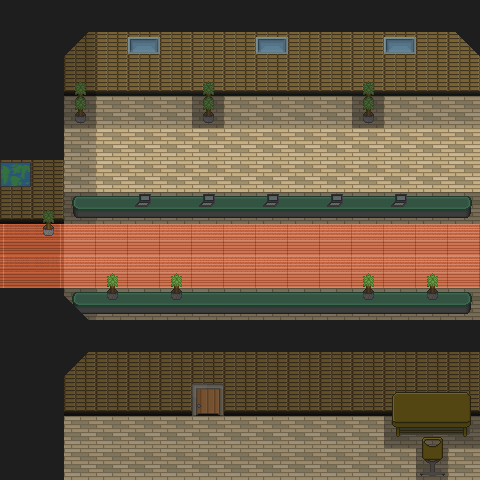

A 2D game scene composited from a Tiled map and its tileset images. What follows is a short description and the map's XML, with every tile layer's data as written:
An orthogonal 15x15 tile map with 32x32 px tiles, 7 tile layers (ground, Props, Props2, Wall, ...), 2 tilesets and 5 objects.

<map version="1.0" orientation="orthogonal" renderorder="right-down" width="15" height="15" tilewidth="32" tileheight="32" nextobjectid="1">
 <tileset firstgid="1" name="tileset2" tilewidth="32" tileheight="32" tilecount="128" columns="8">
  <image source="../Sprites/tileset2.png" width="256" height="512" />
  <tile id="9">
   <objectgroup draworder="index">
    <object id="1" x="-0.0909091" y="-0.272727" width="32" height="32.3636" />
   </objectgroup>
  </tile>
  <tile id="10">
   <objectgroup draworder="index">
    <object id="1" x="-0.0909091" y="0" width="31.9091" height="28.7273" />
   </objectgroup>
  </tile>
  <tile id="17">
   <objectgroup draworder="index">
    <object id="1" x="0.0909091" y="0" width="32" height="31.9091" />
   </objectgroup>
  </tile>
  <tile id="18">
   <objectgroup draworder="index">
    <object id="1" x="1.11022e-16" y="-0.0909091" width="32" height="29.3636" />
   </objectgroup>
  </tile>
 </tileset>
 <tileset firstgid="129" name="tileset" tilewidth="32" tileheight="32" tilecount="128" columns="8">
  <image source="../Sprites/tileset.png" width="256" height="512" />
  <tile id="9">
   <objectgroup draworder="index">
    <object id="1" x="-2.22045e-16" y="-0.0909091" width="32.0909" height="32.0909" />
   </objectgroup>
  </tile>
 </tileset>
 <layer name="ground" width="15" height="15">
  <data encoding="csv">
27,27,27,27,27,27,27,27,27,27,27,27,27,27,27,
27,27,27,27,27,27,27,27,27,27,27,27,27,27,27,
27,27,26,26,26,26,26,26,26,26,26,26,26,26,26,
27,27,27,27,27,27,27,27,27,27,27,27,27,27,27,
27,27,27,26,26,26,26,26,26,26,26,26,26,26,26,
27,27,27,26,26,26,26,26,26,26,26,26,26,26,26,
27,27,27,26,26,26,26,26,26,26,26,26,26,26,26,
27,27,26,26,26,26,26,26,26,26,26,26,26,26,26,
27,27,26,26,26,26,26,26,26,26,26,26,26,26,26,
27,27,27,26,26,26,26,26,26,26,26,26,26,26,26,
27,27,27,26,26,26,26,26,26,26,26,26,26,26,26,
27,27,27,26,26,26,26,26,26,26,26,26,26,26,26,
27,27,27,26,26,26,26,26,26,26,26,26,26,26,26,
27,27,27,27,27,27,27,27,27,27,27,27,27,27,27,
27,27,27,27,27,27,27,27,27,27,27,27,27,27,27
</data>
 </layer>
 <layer name="Props" width="15" height="15">
  <data encoding="csv">
0,0,0,0,0,0,0,0,0,0,0,0,0,0,0,
0,0,0,0,0,0,0,0,0,0,0,0,0,0,0,
0,0,0,0,0,0,0,0,0,0,0,0,0,0,0,
0,0,54,0,0,0,54,0,0,0,0,54,0,0,0,
0,0,0,0,0,0,0,0,0,0,0,0,0,0,0,
0,0,0,0,0,0,0,0,0,0,0,0,0,0,0,
0,0,50,51,51,51,51,51,51,51,51,51,51,51,52,
3,1,2,2,2,2,2,2,2,2,2,2,2,2,2,
3,1,2,2,2,2,2,2,2,2,2,2,2,2,2,
0,0,50,51,51,51,51,51,51,51,51,51,51,51,52,
0,0,0,0,0,0,0,0,0,0,0,0,0,0,0,
0,0,0,0,0,0,0,0,0,0,0,0,0,0,0,
0,0,0,0,0,0,0,0,0,0,0,0,0,0,0,
0,0,0,0,0,0,0,0,0,0,0,0,241,242,243,
0,0,0,0,0,0,0,0,0,0,0,0,0,0,0
</data>
 </layer>
 <layer name="Props2" width="15" height="15">
  <data encoding="csv">
0,0,0,0,0,0,0,0,0,0,0,0,0,0,0,
0,0,0,0,0,0,0,0,0,0,0,0,0,0,0,
0,0,0,0,0,0,0,0,0,0,0,0,0,0,0,
0,0,55,0,0,0,55,0,0,0,0,55,0,0,0,
0,0,0,0,0,0,0,0,0,0,0,0,0,0,0,
0,0,0,0,0,0,0,0,0,0,0,0,0,0,0,
0,0,0,0,53,0,53,0,53,0,53,0,53,0,0,
0,54,0,0,0,0,0,0,0,0,0,0,0,0,0,
0,0,0,0,0,0,0,0,0,0,0,0,0,0,0,
0,0,0,54,0,54,0,0,0,0,0,54,0,54,0,
0,0,0,0,0,0,0,0,0,0,0,0,0,0,0,
0,0,0,0,0,0,0,0,0,0,0,0,0,0,0,
0,0,0,0,0,0,0,0,0,0,0,0,0,0,0,
0,0,0,0,0,0,0,0,0,0,0,0,0,236,0,
0,0,0,0,0,0,0,0,0,0,0,0,0,244,0
</data>
 </layer>
 <layer name="Wall" width="15" height="15">
  <data encoding="csv">
138,138,138,138,138,138,138,138,138,138,138,138,138,138,138,
138,138,18,10,10,10,10,10,10,10,10,10,10,10,10,
138,138,19,11,11,11,11,11,11,11,11,11,11,11,11,
138,138,0,0,0,0,0,0,0,0,0,0,0,0,0,
138,138,0,0,0,0,0,0,0,0,0,0,0,0,0,
18,18,0,0,0,0,0,0,0,0,0,0,0,0,0,
19,19,0,0,0,0,0,0,0,0,0,0,0,0,0,
0,0,0,0,0,0,0,0,0,0,0,0,0,0,0,
0,0,0,0,0,0,0,0,0,0,0,0,0,0,0,
138,138,131,0,0,0,0,0,0,0,0,0,0,0,0,
138,138,138,138,138,138,138,138,138,138,138,138,138,138,138,
138,138,18,18,18,18,18,18,18,18,18,18,18,18,18,
138,138,19,19,19,19,19,19,19,19,19,19,19,19,19,
138,138,0,0,0,0,0,0,0,0,0,0,0,0,0,
138,138,0,0,0,0,0,0,0,0,0,0,0,0,0
</data>
 </layer>
 <layer name="Windows" width="15" height="15">
  <data encoding="csv">
0,0,0,0,0,0,0,0,0,0,0,0,0,0,0,
0,0,147,0,206,0,0,0,206,0,0,0,206,0,145,
0,0,46,0,0,0,46,0,0,0,0,46,0,0,0,
0,0,0,0,0,0,0,0,0,0,0,0,0,0,0,
0,0,0,0,0,0,0,0,0,0,0,0,0,0,0,
176,0,0,0,0,0,0,0,0,0,0,0,0,0,0,
0,46,0,0,0,0,0,0,0,0,0,0,0,0,0,
0,0,0,0,0,0,0,0,0,0,0,0,0,0,0,
0,0,0,46,0,46,0,0,0,0,0,46,0,46,0,
0,0,0,0,0,0,0,0,0,0,0,0,0,0,0,
0,0,0,0,0,0,0,0,0,0,0,0,0,0,0,
0,0,147,0,0,0,0,0,0,0,0,0,0,0,0,
0,0,0,0,0,0,198,0,0,0,0,0,233,234,235,
0,0,0,0,0,0,0,0,0,0,0,0,0,0,0,
0,0,0,0,0,0,0,0,0,0,0,0,0,0,0
</data>
 </layer>
 <layer name="WindowsProps" width="15" height="15">
  <data encoding="csv">
0,0,0,0,0,0,0,0,0,0,0,0,0,0,0,
0,0,0,0,0,0,0,0,0,0,0,0,0,0,0,
0,0,0,0,0,0,0,0,0,0,0,0,0,0,0,
0,0,0,0,0,0,0,0,0,0,0,0,0,0,0,
0,0,0,0,0,0,0,0,0,0,0,0,0,0,0,
0,0,0,0,0,0,0,0,0,0,0,0,0,0,0,
0,0,0,0,0,0,0,0,0,0,0,0,0,0,0,
0,0,0,0,0,0,0,0,0,0,0,0,0,0,0,
0,0,0,0,0,0,0,0,0,0,0,0,0,0,0,
0,0,0,0,0,0,0,0,0,0,0,0,0,0,0,
0,0,0,0,0,0,0,0,0,0,0,0,0,0,0,
0,0,0,0,0,0,0,0,0,0,0,0,0,0,0,
0,0,0,0,0,0,0,0,0,0,0,0,0,0,0,
0,0,0,0,0,0,0,0,0,0,0,0,0,0,0,
0,0,0,0,0,0,0,0,0,0,0,0,0,0,0
</data>
 </layer>
 <layer name="Collision" width="15" height="15" opacity="0.46">
  <data encoding="csv">
138,138,138,138,138,138,138,138,138,138,138,138,138,138,138,
138,0,138,138,138,138,138,138,138,138,138,138,138,138,138,
138,0,138,138,138,138,138,138,138,138,138,138,138,138,138,
138,0,138,0,0,0,138,0,0,0,0,138,0,0,0,
138,138,0,0,0,0,0,0,0,0,0,0,0,0,0,
138,138,0,0,0,0,0,0,0,0,0,0,0,0,0,
138,138,138,138,138,138,138,138,138,138,138,138,138,138,138,
0,0,0,0,0,0,0,0,0,0,0,0,0,0,0,
0,0,0,0,0,0,0,0,0,0,0,0,0,0,0,
138,138,138,138,138,138,138,138,138,138,138,138,138,138,138,
138,138,138,138,138,138,138,138,138,138,138,138,138,138,138,
138,138,138,138,138,138,138,138,138,138,138,138,138,138,138,
138,138,138,138,138,138,138,138,138,138,138,138,138,138,138,
138,138,0,0,0,0,0,0,0,0,0,0,138,138,138,
138,138,0,0,0,0,0,0,0,0,0,0,0,138,0
</data>
 </layer>
</map>
